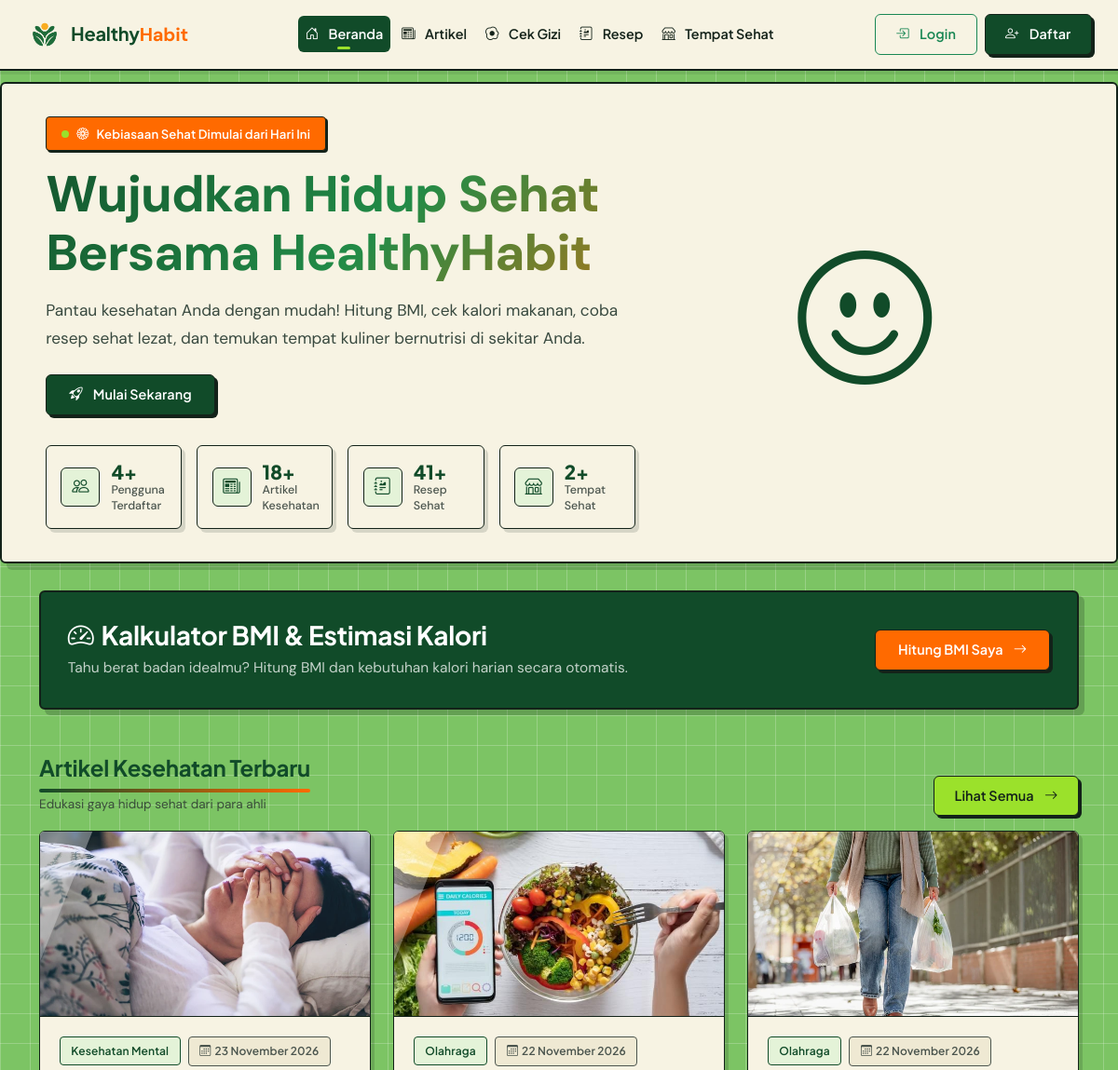
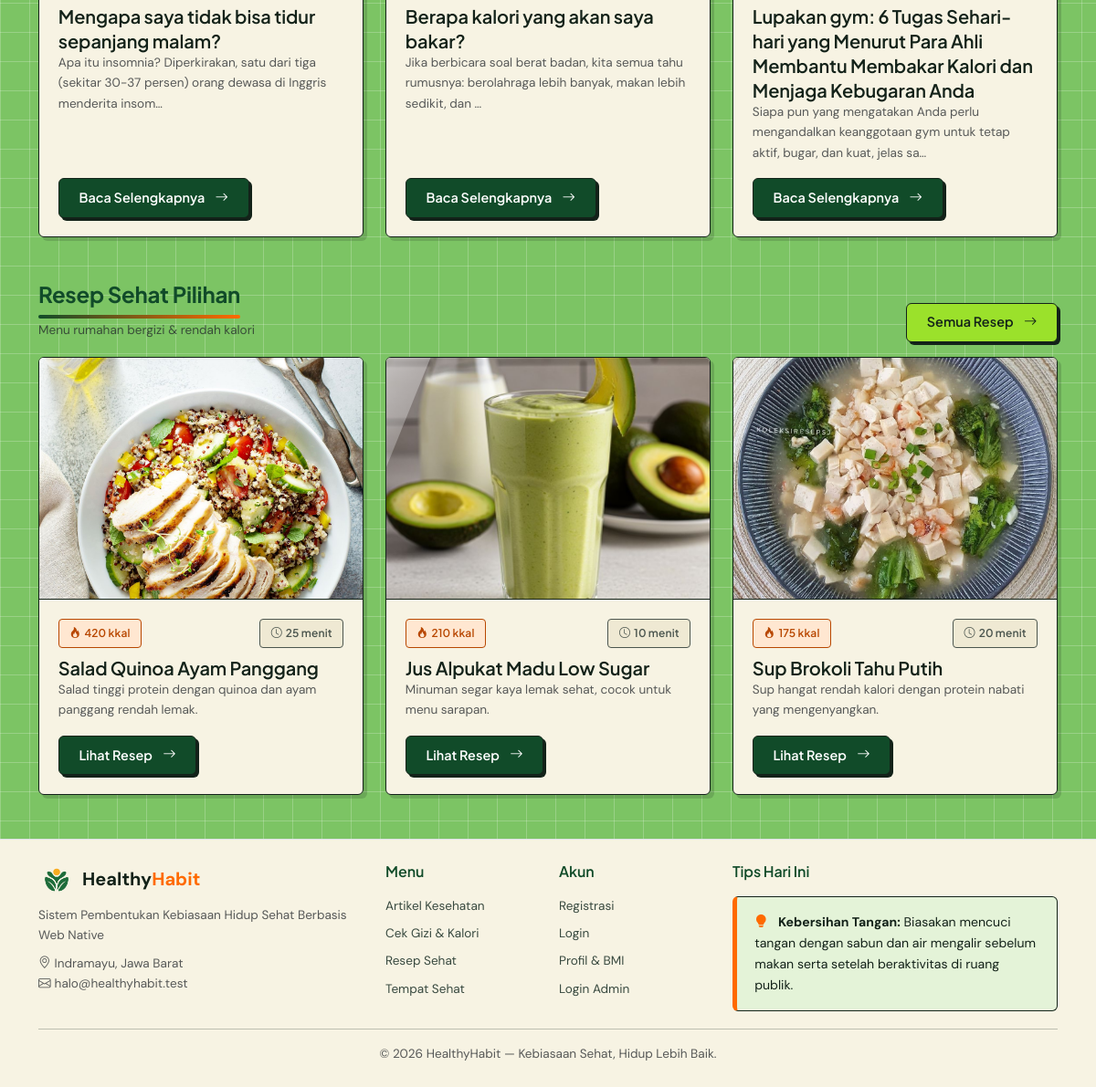
The page / on the database its author committed (2 pictures, top to bottom).
### tables this page shows
CREATE TABLE `artikel_kesehatan` (
  `id_artikel` int(11) NOT NULL AUTO_INCREMENT,
  `id_kategori_artikel` int(11) DEFAULT NULL,
  `id_admin` int(11) DEFAULT NULL,
  `judul_artikel` varchar(180) NOT NULL,
  `isi_artikel` text NOT NULL,
  `foto_artikel` varchar(255) DEFAULT NULL,
  `tanggal_terbit` date NOT NULL,
  PRIMARY KEY (`id_artikel`),
  KEY `fk_artikel_kategori` (`id_kategori_artikel`),
  KEY `fk_artikel_admin` (`id_admin`),
  CONSTRAINT `fk_artikel_admin` FOREIGN KEY (`id_admin`) REFERENCES `users` (`id_pengguna`) ON DELETE SET NULL ON UPDATE CASCADE,
  CONSTRAINT `fk_artikel_kategori` FOREIGN KEY (`id_kategori_artikel`) REFERENCES `kategori_artikel` (`id_kategori_artikel`) ON DELETE SET NULL ON UPDATE CASCADE
);

CREATE TABLE `kategori_artikel` (
  `id_kategori_artikel` int(11) NOT NULL AUTO_INCREMENT,
  `nama_kategori` varchar(60) NOT NULL,
  PRIMARY KEY (`id_kategori_artikel`),
  UNIQUE KEY `uq_kategori_nama` (`nama_kategori`)
);

CREATE TABLE `resep` (
  `id_resep` int(11) NOT NULL AUTO_INCREMENT,
  `id_admin` int(11) DEFAULT NULL,
  `judul_resep` varchar(180) NOT NULL,
  `deskripsi` varchar(255) NOT NULL,
  `bahan_bahan` text NOT NULL,
  `langkah_pembuatan` text NOT NULL,
  `waktu_masak` int(11) NOT NULL DEFAULT 0,
  `status_publikasi` enum('draft','dipublikasikan') NOT NULL DEFAULT 'draft',
  `total_kalori` int(11) NOT NULL DEFAULT 0,
  `foto_resep` varchar(255) DEFAULT NULL,
  PRIMARY KEY (`id_resep`),
  KEY `fk_resep_admin` (`id_admin`),
  CONSTRAINT `fk_resep_admin` FOREIGN KEY (`id_admin`) REFERENCES `users` (`id_pengguna`) ON DELETE SET NULL ON UPDATE CASCADE
);

CREATE TABLE `tips_sehat` (
  `id_tips` int(11) NOT NULL AUTO_INCREMENT,
  `hari_ke` int(11) NOT NULL,
  `judul` varchar(100) DEFAULT 'Tips Sehat Hari Ini',
  `isi_tips` text NOT NULL,
  `kategori` varchar(50) DEFAULT 'Umum',
  `updated_at` datetime DEFAULT current_timestamp() ON UPDATE current_timestamp(),
  PRIMARY KEY (`id_tips`),
  UNIQUE KEY `hari_ke` (`hari_ke`),
  KEY `idx_hari_ke` (`hari_ke`)
);

### app/views/pages/home/index.php (the view, shortened to what the rows shown need)
<section class="hero">
    <div class="container">
        <div class="row align-items-center g-4">
            <div class="col-lg-7">
                <h1 class="mb-3">
                    <span class="text-gradient">Wujudkan Hidup Sehat<br>
                        Bersama HealthyHabit</span>
                </h1>
            </div>
        </div>
    </div>
</section>
<section class="container mt-5">
    <div class="d-flex justify-content-between align-items-end mb-3 flex-wrap gap-2">
        <div>
            <h2 class="section-title mb-0">Artikel Kesehatan Terbaru</h2>
        </div>
    </div>
    <div class="row g-4">
        <?php foreach ($artikel as $a): ?>
            <div class="col-md-4">
                <div class="card-soft h-100">
                    <div class="ratio ratio-article">
                        <img src="<?= img_url($a['foto_artikel'], 'artikel') ?>" alt="<?= e($a['judul_artikel']) ?>"
                            class="img-cover">
                    </div>
                    <div class="card-body d-flex flex-column">
                        <div class="mb-2">
                            <span class="tag"><?= e($a['nama_kategori'] ?? 'Umum') ?></span>
                            <span class="tag gray ms-1"><i
                                    class="bi bi-calendar3 me-1"></i><?= tanggal_indo($a['tanggal_terbit']) ?></span>
                        </div>
                        <h5 class="card-title"><?= e($a['judul_artikel']) ?></h5>
                        <p class="text-muted small flex-grow-1"><?= e(excerpt($a['isi_artikel'], 110)) ?></p>
                        <a href="<?= BASE_URL ?>/artikel/<?= (int) $a['id_artikel'] ?>"
                            class="btn btn-sm btn-green align-self-start">
                            Baca Selengkapnya <i class="bi bi-arrow-right ms-1"></i>
                        </a>
                    </div>
                </div>
            </div>
        <?php endforeach; ?>
    </div>
</section>
<section class="container mt-5 mb-4">
    <div class="d-flex justify-content-between align-items-end mb-3 flex-wrap gap-2">
        <div>
            <h2 class="section-title mb-0">Resep Sehat Pilihan</h2>
        </div>
    </div>
    <div class="row g-4">
        <?php foreach ($resep as $r): ?>
            <div class="col-md-4">
                <div class="card-soft h-100">
                    <div class="ratio ratio-thumb">
                        <img src="<?= img_url($r['foto_resep'], 'resep') ?>" alt="<?= e($r['judul_resep']) ?>"
                            class="img-cover">
                    </div>
                    <div class="card-body d-flex flex-column">
                        <div class="d-flex justify-content-between align-items-start mb-2">
                            <span class="tag orange"><i class="bi bi-fire me-1"></i><?= (int) $r['total_kalori'] ?>
                                kkal</span>
                            <span class="tag gray"><i class="bi bi-clock me-1"></i><?= (int) $r['waktu_masak'] ?>
                                menit</span>
                        </div>
                        <h5 class="card-title"><?= e($r['judul_resep']) ?></h5>
                        <p class="text-muted small flex-grow-1"><?= e(excerpt($r['deskripsi'], 90)) ?></p>
                        <a href="<?= BASE_URL ?>/resep/<?= (int) $r['id_resep'] ?>"
                            class="btn btn-sm btn-green align-self-start">
                            Lihat Resep <i class="bi bi-arrow-right ms-1"></i>
                        </a>
                    </div>
                </div>
            </div>
        <?php endforeach; ?>
    </div>
</section>

### app/views/includes/footer.php (shortened to what the rows shown need)
</main>
<footer class="site-footer bg-white border-top mt-5">
    <div class="container py-4">
        <div class="row g-4 align-items-start">
            <div class="col-md-4">
            <h6 class="fw-semibold mb-3">Tips Hari Ini</h6>
            <?php $tipHariIni = Tips::hariIni(); ?>
            <div class="tip-box">
                <i class="bi bi-lightbulb-fill text-accent me-2"></i>
                <strong><?= e($tipHariIni['judul']) ?>:</strong>
                <?= e($tipHariIni['isi_tips']) ?>
            </div>
        </div>
        </div>
    </div>
</footer>
</body>
</html>

### rows shown on the page
artikel_kesehatan: foto_artikel (picture), id_kategori_artikel.nama_kategori "Kesehatan Mental", tanggal_terbit "23 November 2026", judul_artikel "Mengapa saya tidak bisa tidur sepanjang malam?", isi_artikel "Apa itu insomnia? Diperkirakan, satu dari tiga (sekitar 30-37 persen) orang dewasa di Inggris menderita insom…"
artikel_kesehatan: foto_artikel (picture), id_kategori_artikel.nama_kategori "Olahraga", tanggal_terbit "22 November 2026", judul_artikel "Berapa kalori yang akan saya bakar?", isi_artikel "Jika berbicara soal berat badan, kita semua tahu rumusnya: berolahraga lebih banyak, makan lebih sedikit, dan …"
artikel_kesehatan: foto_artikel (picture), id_kategori_artikel.nama_kategori "Olahraga", tanggal_terbit "22 November 2026", judul_artikel "Lupakan gym: 6 Tugas Sehari-hari yang Menurut Para Ahli Membantu Membakar Kalori dan Menjaga Kebugaran Anda", isi_artikel "Siapa pun yang mengatakan Anda perlu mengandalkan keanggotaan gym untuk tetap aktif, bugar, dan kuat, jelas sa…"
resep: foto_resep (picture), total_kalori "420", waktu_masak "25", judul_resep "Salad Quinoa Ayam Panggang", deskripsi "Salad tinggi protein dengan quinoa dan ayam panggang rendah lemak."
resep: foto_resep (picture), total_kalori "210", waktu_masak "10", judul_resep "Jus Alpukat Madu Low Sugar", deskripsi "Minuman segar kaya lemak sehat, cocok untuk menu sarapan."
resep: foto_resep (picture), total_kalori "175", waktu_masak "20", judul_resep "Sup Brokoli Tahu Putih", deskripsi "Sup hangat rendah kalori dengan protein nabati yang mengenyangkan."
tips_sehat: judul "Kebersihan Tangan", isi_tips "Biasakan mencuci tangan dengan sabun dan air mengalir sebelum makan serta setelah beraktivitas di ruang publik."

### other values the page prints
$s['num'] "4"
$s['label'] "Pengguna Terdaftar"
$s['num'] "18"
$s['label'] "Artikel Kesehatan"
$s['num'] "41"
$s['label'] "Resep Sehat"
$s['num'] "2"
$s['label'] "Tempat Sehat"
APP_TAGLINE "Sistem Pembentukan Kebiasaan Hidup Sehat Berbasis Web Native"
APP_NAME "HealthyHabit"
